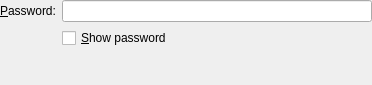
<?xml version="1.0" encoding="UTF-8"?>
<ui version="4.0">
 <class>PptpAuthenticationWidget</class>
 <widget class="QWidget" name="PptpAuthenticationWidget">
  <property name="geometry">
   <rect>
    <x>0</x>
    <y>0</y>
    <width>372</width>
    <height>85</height>
   </rect>
  </property>
  <property name="windowTitle">
   <string>PPTPAuthentication</string>
  </property>
  <layout class="QFormLayout" name="formLayout">
   <property name="sizeConstraint">
    <enum>QLayout::SetMinimumSize</enum>
   </property>
   <property name="margin">
    <number>0</number>
   </property>
   <item row="0" column="0">
    <widget class="QLabel" name="textLabel1">
     <property name="text">
      <string>&amp;Password:</string>
     </property>
     <property name="wordWrap">
      <bool>false</bool>
     </property>
     <property name="buddy">
      <cstring>lePassword</cstring>
     </property>
    </widget>
   </item>
   <item row="1" column="1">
    <widget class="QCheckBox" name="chkShowPassword">
     <property name="text">
      <string>&amp;Show password</string>
     </property>
    </widget>
   </item>
   <item row="2" column="1">
    <spacer name="verticalSpacer">
     <property name="orientation">
      <enum>Qt::Vertical</enum>
     </property>
     <property name="sizeHint" stdset="0">
      <size>
       <width>20</width>
       <height>0</height>
      </size>
     </property>
    </spacer>
   </item>
   <item row="0" column="1">
    <widget class="KLineEdit" name="lePassword">
     <property name="passwordMode">
      <bool>true</bool>
     </property>
    </widget>
   </item>
  </layout>
 </widget>
 <layoutdefault spacing="6" margin="11"/>
 <pixmapfunction>qPixmapFromMimeSource</pixmapfunction>
 <customwidgets>
  <customwidget>
   <class>KLineEdit</class>
   <extends>QLineEdit</extends>
   <header>klineedit.h</header>
  </customwidget>
 </customwidgets>
 <resources/>
 <connections/>
</ui>
